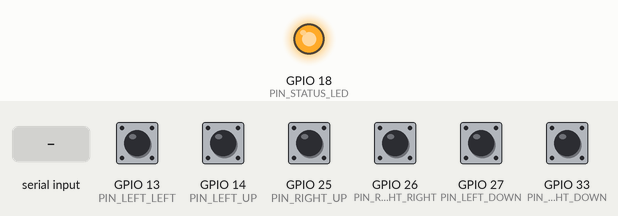
The sketch below on a simulated ESP32. Parts: output pins drawn as LEDs (lit = HIGH). Dashed ring = blinking. The inputs (shaded band) are chosen by the test bench; at power-on: GPIO 13 (PIN_LEFT_LEFT), GPIO 14 (PIN_LEFT_UP), GPIO 25 (PIN_RIGHT_UP), GPIO 26 (PIN_RIGHT_RIGHT), GPIO 27 (PIN_LEFT_DOWN), GPIO 33 (PIN_RIGHT_DOWN) HIGH. What the sketch prints to the serial monitor is not drawn.

Above: at 1.9 s.
2.0 s: "PAUSED\n" received over Serial
At 16.9 s:
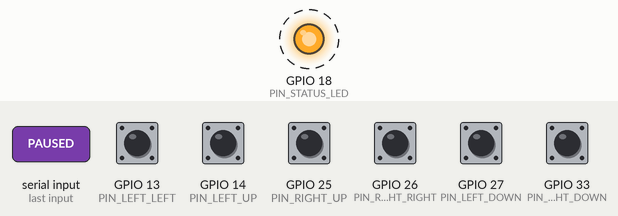
17.0 s: "READY\n" received over Serial
At 17.6 s:
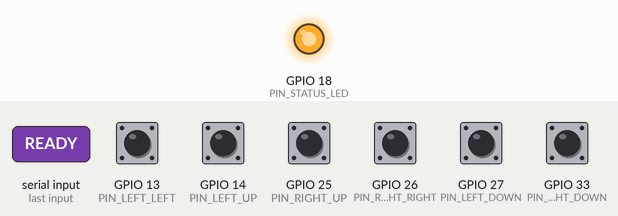
Timing chart, 0 to 19.5 s (numbered marks = the images above; inputs shaded):
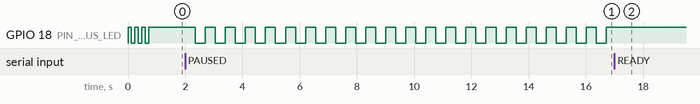

Measured:
- after the input at 2.0 s, GPIO 18 (PIN_STATUS_LED): alternates HIGH for 0.35 s and LOW for 0.35 s, starting after 0.35 s
- after the input at 17.0 s, GPIO 18 (PIN_STATUS_LED): stops changing and stays HIGH

The sketch:

esp32_controller.ino
```cpp
// NEON RUNNER - ESP32 physical controller firmware
// Board: any ESP32 DevKit (ESP32 Dev Module). Serial: 115200 baud.
// See README.md for wiring and upload instructions.
#include "controller.h"

Controller controller;

void setup() {
  controller.begin();
}

void loop() {
  controller.update();
}
```

buttons.cpp
```cpp
#include "buttons.h"
#include "config.h"

Button::Button(uint8_t pin, const char* command)
    : _pin(pin),
      _command(command),
      _stableLevel(HIGH),
      _lastReading(HIGH),
      _lastChangeMs(0) {}

void Button::begin() {
  pinMode(_pin, INPUT_PULLUP);
  _stableLevel = digitalRead(_pin);
  _lastReading = _stableLevel;
  _lastChangeMs = millis();
}

bool Button::update() {
  const int reading = digitalRead(_pin);
  const unsigned long now = millis();

  // Raw level changed: restart the stability timer.
  if (reading != _lastReading) {
    _lastReading = reading;
    _lastChangeMs = now;
  }

  // Raw level has been stable long enough and differs from the accepted one.
  if ((now - _lastChangeMs) >= Config::DEBOUNCE_MS && reading != _stableLevel) {
    _stableLevel = reading;
    return _stableLevel == LOW;        // report presses only, not releases
  }
  return false;
}
```

buttons.h
```cpp
#pragma once
#include <Arduino.h>

// A debounced push button wired between a GPIO and GND (INPUT_PULLUP).
//   HIGH = released, LOW = pressed.
// update() returns true exactly ONCE per physical press (on the press edge),
// so holding a button never floods the serial port.
class Button {
 public:
  Button(uint8_t pin, const char* command);

  void begin();
  bool update();                       // call every loop(); true on a new press
  const char* command() const { return _command; }
  bool isDown() const { return _stableLevel == LOW; }

 private:
  uint8_t _pin;
  const char* _command;
  int _stableLevel;                    // debounced level
  int _lastReading;                    // last raw level
  unsigned long _lastChangeMs;         // when the raw level last changed
};
```

controller.cpp
```cpp
#include "controller.h"
#include <string.h>

// Physical button -> game command. Duplicated UP/DOWN buttons are intentional.
Controller::Controller()
    : _buttons{Button(Config::PIN_LEFT_LEFT,   Config::CMD_LEFT),
               Button(Config::PIN_LEFT_UP,     Config::CMD_JUMP),
               Button(Config::PIN_LEFT_DOWN,   Config::CMD_SLIDE),
               Button(Config::PIN_RIGHT_RIGHT, Config::CMD_RIGHT),
               Button(Config::PIN_RIGHT_UP,    Config::CMD_JUMP),
               Button(Config::PIN_RIGHT_DOWN,  Config::CMD_SLIDE)},
      _led(Config::PIN_STATUS_LED),
      _rxLen(0) {}

void Controller::begin() {
  Serial.begin(Config::SERIAL_BAUD);
  _led.begin();
  for (uint8_t i = 0; i < BUTTON_COUNT; ++i) _buttons[i].begin();

  _led.playStartupSequence();
  _led.setState(LedState::On);         // READY = solid green
  Serial.println(Config::MSG_READY);
}

void Controller::update() {
  for (uint8_t i = 0; i < BUTTON_COUNT; ++i) {
    if (_buttons[i].update()) sendCommand(_buttons[i].command());
  }
  readIncoming();
  _led.update();
}

void Controller::sendCommand(const char* command) {
  Serial.println(command);             // "LEFT\r\n", "JUMP\r\n", ...
  if (Config::DEBUG_SERIAL) {
    Serial.print("# sent ");
    Serial.println(command);
  }
}

void Controller::readIncoming() {
  while (Serial.available() > 0) {
    const char c = static_cast<char>(Serial.read());
    if (c == '\n') {
      _rx[_rxLen] = '\0';
      if (_rxLen > 0) handleMessage(_rx);
      _rxLen = 0;
    } else if (c != '\r') {
      if (_rxLen < RX_BUFFER_SIZE - 1) _rx[_rxLen++] = c;
      else _rxLen = 0;                 // overflow: discard garbage line
    }
  }
}

// Only known messages are acted on; everything else is ignored.
void Controller::handleMessage(const char* message) {
  if (strcmp(message, "READY") == 0 || strcmp(message, "GAME_START") == 0) {
    _led.setState(LedState::On);
  } else if (strcmp(message, "PAUSED") == 0) {
    _led.setState(LedState::Blink);
  } else if (strcmp(message, "GAME_OVER") == 0) {
    _led.setState(LedState::Off);
  }
}
```

controller.h
```cpp
#pragma once
#include <Arduino.h>
#include "buttons.h"
#include "config.h"
#include "status_led.h"

// Owns the six buttons and the status LED. Converts physical presses into
// serial commands and applies LED state messages sent by the PC.
class Controller {
 public:
  Controller();

  void begin();
  void update();

 private:
  static constexpr uint8_t BUTTON_COUNT = 6;
  static constexpr uint8_t RX_BUFFER_SIZE = 32;

  Button _buttons[BUTTON_COUNT];
  StatusLed _led;
  char _rx[RX_BUFFER_SIZE];
  uint8_t _rxLen;

  void sendCommand(const char* command);
  void readIncoming();
  void handleMessage(const char* message);
};
```

status_led.cpp
```cpp
#include "status_led.h"
#include "config.h"

StatusLed::StatusLed(uint8_t pin)
    : _pin(pin), _state(LedState::Off), _level(false), _lastToggleMs(0) {}

void StatusLed::begin() {
  pinMode(_pin, OUTPUT);
  digitalWrite(_pin, LOW);
}

void StatusLed::setState(LedState state) {
  _state = state;
  _lastToggleMs = millis();
  _level = (state != LedState::Off);   // Blink starts in the lit phase
  digitalWrite(_pin, _level ? HIGH : LOW);
}

void StatusLed::update() {
  if (_state != LedState::Blink) return;
  if (millis() - _lastToggleMs >= Config::LED_BLINK_MS) {
    _lastToggleMs = millis();
    _level = !_level;
    digitalWrite(_pin, _level ? HIGH : LOW);
  }
}

void StatusLed::playStartupSequence() {
  for (int i = 0; i < 3; ++i) {
    digitalWrite(_pin, HIGH);
    delay(120);
    digitalWrite(_pin, LOW);
    delay(120);
  }
}
```

status_led.h
```cpp
#pragma once
#include <Arduino.h>

enum class LedState : uint8_t { Off, On, Blink };

// Green status LED driven by the firmware.
//   READY / RUNNING -> On,  PAUSED -> Blink,  GAME_OVER -> Off
class StatusLed {
 public:
  explicit StatusLed(uint8_t pin);

  void begin();
  void setState(LedState state);
  void update();                       // call every loop(); drives blinking
  void playStartupSequence();          // short blocking blink-blink-blink

 private:
  uint8_t _pin;
  LedState _state;
  bool _level;
  unsigned long _lastToggleMs;
};
```

config.h
```cpp
#pragma once
// ============================================================================
//  NEON RUNNER - ESP32 controller configuration
//  Every pin, timing and protocol constant lives here. Edit ONLY this file
//  if your wiring differs.
// ============================================================================
#include <Arduino.h>

namespace Config {

// --- Serial -----------------------------------------------------------------
constexpr unsigned long SERIAL_BAUD = 115200;

// Set true to print "# ..." comment lines (the Python side ignores them).
// Keep false during normal gameplay so the stream contains only commands.
constexpr bool DEBUG_SERIAL = false;

// --- Button pins (buttons wired GPIO -> button -> GND, INPUT_PULLUP) --------
// LEFT GROUP
constexpr uint8_t PIN_LEFT_LEFT  = 13;  // -> LEFT
constexpr uint8_t PIN_LEFT_UP    = 14;  // -> JUMP
constexpr uint8_t PIN_LEFT_DOWN  = 27;  // -> SLIDE
// RIGHT GROUP
constexpr uint8_t PIN_RIGHT_RIGHT = 26; // -> RIGHT
constexpr uint8_t PIN_RIGHT_UP    = 25; // -> JUMP
constexpr uint8_t PIN_RIGHT_DOWN  = 33; // -> SLIDE

// --- Status LED (GPIO -> resistor -> green LED -> GND) -----------------------
constexpr uint8_t PIN_STATUS_LED = 18;

// --- Timing -----------------------------------------------------------------
constexpr unsigned long DEBOUNCE_MS  = 25;   // signal must be stable this long
constexpr unsigned long LED_BLINK_MS = 350;  // PAUSED blink half-period

// --- Protocol strings (ESP32 -> PC) ------------------------------------------
constexpr const char* CMD_LEFT  = "LEFT";
constexpr const char* CMD_RIGHT = "RIGHT";
constexpr const char* CMD_JUMP  = "JUMP";
constexpr const char* CMD_SLIDE = "SLIDE";
constexpr const char* MSG_READY = "READY";

}  // namespace Config
```
